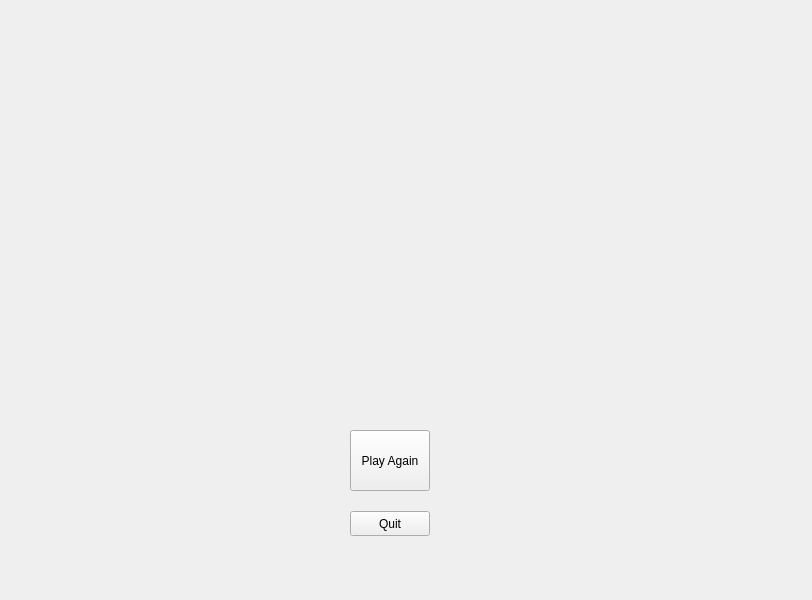
<?xml version="1.0" encoding="UTF-8"?>
<ui version="4.0">
 <class>WinnerScreen</class>
 <widget class="QWidget" name="WinnerScreen">
  <property name="geometry">
   <rect>
    <x>0</x>
    <y>0</y>
    <width>812</width>
    <height>600</height>
   </rect>
  </property>
  <property name="windowTitle">
   <string>Form</string>
  </property>
  <widget class="QPushButton" name="playButton">
   <property name="geometry">
    <rect>
     <x>350</x>
     <y>430</y>
     <width>80</width>
     <height>61</height>
    </rect>
   </property>
   <property name="text">
    <string>Play Again</string>
   </property>
  </widget>
  <widget class="QPushButton" name="quitButton">
   <property name="geometry">
    <rect>
     <x>350</x>
     <y>511</y>
     <width>80</width>
     <height>25</height>
    </rect>
   </property>
   <property name="text">
    <string>Quit</string>
   </property>
  </widget>
 </widget>
 <resources/>
 <connections/>
</ui>
